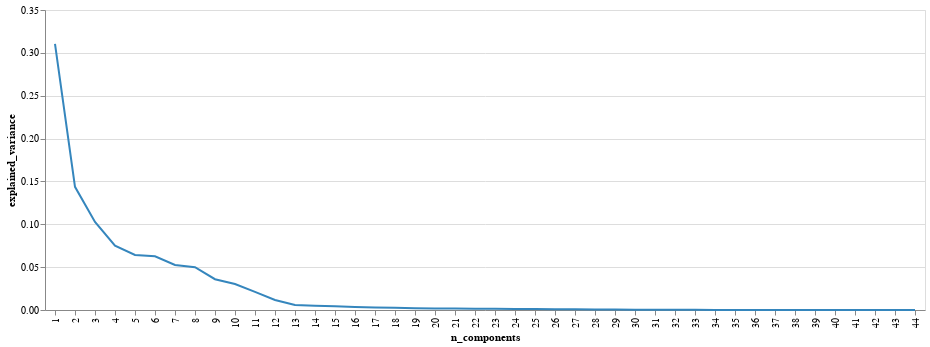

The cell this chart's notebook holds for it:
### Code cell
draw_components_variance_chart(pca)

### Figure 1 — Vega-Lite specification as saved in the notebook (floating-point values rounded to 4 significant figures)
{"config": {"view": {"continuousWidth": 400, "continuousHeight": 300}}, "data": {"name": "data-6455d05611807f05d253181c1da98cec"}, "mark": {"type": "line", "color": "#3586BD"}, "encoding": {"x": {"field": "n_components", "type": "ordinal"}, "y": {"field": "explained_variance", "type": "quantitative"}}, "$schema": "https://vega.github.io/schema/vega-lite/v4.17.0.json", "datasets": {"data-6455d05611807f05d253181c1da98cec": [{"n_components": 1, "explained_variance": 0.3105}, {"n_components": 2, "explained_variance": 0.1437}, {"n_components": 3, "explained_variance": 0.1027}, {"n_components": 4, "explained_variance": 0.0751}, {"n_components": 5, "explained_variance": 0.06417}, {"n_components": 6, "explained_variance": 0.06269}, {"n_components": 7, "explained_variance": 0.05257}, {"n_components": 8, "explained_variance": 0.04997}, {"n_components": 9, "explained_variance": 0.03594}, {"n_components": 10, "explained_variance": 0.03033}, {"n_components": 11, "explained_variance": 0.02122}, {"n_components": 12, "explained_variance": 0.01168}, {"n_components": 13, "explained_variance": 0.005898}, {"n_components": 14, "explained_variance": 0.005094}, {"n_components": 15, "explained_variance": 0.004274}, {"n_components": 16, "explained_variance": 0.003456}, {"n_components": 17, "explained_variance": 0.003055}, {"n_components": 18, "explained_variance": 0.00254}, {"n_components": 19, "explained_variance": 0.001973}, {"n_components": 20, "explained_variance": 0.001841}, {"n_components": 21, "explained_variance": 0.001721}, {"n_components": 22, "explained_variance": 0.001491}, {"n_components": 23, "explained_variance": 0.001323}, {"n_components": 24, "explained_variance": 0.001231}, {"n_components": 25, "explained_variance": 0.001044}, {"n_components": 26, "explained_variance": 0.0008706}, {"n_components": 27, "explained_variance": 0.0007903}, {"n_components": 28, "explained_variance": 0.000663}, {"n_components": 29, "explained_variance": 0.0005724}, {"n_components": 30, "explained_variance": 0.0004179}, {"n_components": 31, "explained_variance": 0.000374}, {"n_components": 32, "explained_variance": 0.0002691}, {"n_components": 33, "explained_variance": 0.0002145}, {"n_components": 34, "explained_variance": 0.0001352}, {"n_components": 35, "explained_variance": 0.0001062}, {"n_components": 36, "explained_variance": 3.229e-05}, {"n_components": 37, "explained_variance": 3.014e-05}, {"n_components": 38, "explained_variance": 2.678e-05}, {"n_components": 39, "explained_variance": 1.34e-05}, {"n_components": 40, "explained_variance": 1.197e-05}, {"n_components": 41, "explained_variance": 1.133e-05}, {"n_components": 42, "explained_variance": 3.86e-06}, {"n_components": 43, "explained_variance": 1.795e-06}, {"n_components": 44, "explained_variance": 5.819e-07}]}}
